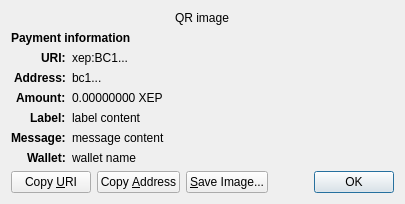
<?xml version="1.0" encoding="UTF-8"?>
<ui version="4.0">
 <class>ReceiveRequestDialog</class>
 <widget class="QDialog" name="ReceiveRequestDialog">
  <property name="geometry">
   <rect>
    <x>0</x>
    <y>0</y>
    <width>413</width>
    <height>229</height>
   </rect>
  </property>
  <property name="windowTitle">
   <string>Request payment to ...</string>
  </property>
  <layout class="QGridLayout" name="gridLayout" columnstretch="0,1">
   <property name="sizeConstraint">
    <enum>QLayout::SetFixedSize</enum>
   </property>
   <item row="0" column="0" colspan="2" alignment="Qt::AlignHCenter">
    <widget class="QRImageWidget" name="qr_code">
     <property name="text">
      <string notr="true">QR image</string>
     </property>
     <property name="textInteractionFlags">
      <set>Qt::NoTextInteraction</set>
     </property>
    </widget>
   </item>
   <item row="1" column="0" colspan="2">
    <widget class="QLabel" name="payment_header">
     <property name="font">
      <font>
       <weight>75</weight>
       <bold>true</bold>
      </font>
     </property>
     <property name="text">
      <string>Payment information</string>
     </property>
     <property name="textInteractionFlags">
      <set>Qt::NoTextInteraction</set>
     </property>
    </widget>
   </item>
   <item row="2" column="0" alignment="Qt::AlignRight|Qt::AlignTop">
    <widget class="QLabel" name="uri_tag">
     <property name="font">
      <font>
       <weight>75</weight>
       <bold>true</bold>
      </font>
     </property>
     <property name="text">
      <string notr="true">URI:</string>
     </property>
     <property name="textFormat">
      <enum>Qt::PlainText</enum>
     </property>
     <property name="textInteractionFlags">
      <set>Qt::NoTextInteraction</set>
     </property>
    </widget>
   </item>
   <item row="2" column="1" alignment="Qt::AlignTop">
    <widget class="QLabel" name="uri_content">
     <property name="text">
      <string notr="true">xep:BC1...</string>
     </property>
     <property name="textFormat">
      <enum>Qt::RichText</enum>
     </property>
     <property name="wordWrap">
      <bool>true</bool>
     </property>
     <property name="textInteractionFlags">
      <set>Qt::TextSelectableByMouse</set>
     </property>
    </widget>
   </item>
   <item row="3" column="0" alignment="Qt::AlignRight|Qt::AlignTop">
    <widget class="QLabel" name="address_tag">
     <property name="font">
      <font>
       <weight>75</weight>
       <bold>true</bold>
      </font>
     </property>
     <property name="text">
      <string>Address:</string>
     </property>
     <property name="textInteractionFlags">
      <set>Qt::NoTextInteraction</set>
     </property>
    </widget>
   </item>
   <item row="3" column="1" alignment="Qt::AlignTop">
    <widget class="QLabel" name="address_content">
     <property name="text">
      <string notr="true">bc1...</string>
     </property>
     <property name="textFormat">
      <enum>Qt::PlainText</enum>
     </property>
     <property name="textInteractionFlags">
      <set>Qt::TextSelectableByMouse</set>
     </property>
    </widget>
   </item>
   <item row="4" column="0" alignment="Qt::AlignRight|Qt::AlignTop">
    <widget class="QLabel" name="amount_tag">
     <property name="font">
      <font>
       <weight>75</weight>
       <bold>true</bold>
      </font>
     </property>
     <property name="text">
      <string>Amount:</string>
     </property>
     <property name="textInteractionFlags">
      <set>Qt::NoTextInteraction</set>
     </property>
    </widget>
   </item>
   <item row="4" column="1" alignment="Qt::AlignTop">
    <widget class="QLabel" name="amount_content">
     <property name="text">
      <string notr="true">0.00000000 XEP</string>
     </property>
     <property name="textFormat">
      <enum>Qt::PlainText</enum>
     </property>
     <property name="textInteractionFlags">
      <set>Qt::TextSelectableByMouse</set>
     </property>
    </widget>
   </item>
   <item row="5" column="0" alignment="Qt::AlignRight|Qt::AlignTop">
    <widget class="QLabel" name="label_tag">
     <property name="font">
      <font>
       <weight>75</weight>
       <bold>true</bold>
      </font>
     </property>
     <property name="text">
      <string>Label:</string>
     </property>
     <property name="textInteractionFlags">
      <set>Qt::NoTextInteraction</set>
     </property>
    </widget>
   </item>
   <item row="5" column="1" alignment="Qt::AlignTop">
    <widget class="QLabel" name="label_content">
     <property name="text">
      <string notr="true">label content</string>
     </property>
     <property name="textFormat">
      <enum>Qt::PlainText</enum>
     </property>
     <property name="wordWrap">
      <bool>true</bool>
     </property>
     <property name="textInteractionFlags">
      <set>Qt::TextSelectableByMouse</set>
     </property>
    </widget>
   </item>
   <item row="6" column="0" alignment="Qt::AlignRight|Qt::AlignTop">
    <widget class="QLabel" name="message_tag">
     <property name="font">
      <font>
       <weight>75</weight>
       <bold>true</bold>
      </font>
     </property>
     <property name="text">
      <string>Message:</string>
     </property>
     <property name="textInteractionFlags">
      <set>Qt::NoTextInteraction</set>
     </property>
    </widget>
   </item>
   <item row="6" column="1" alignment="Qt::AlignTop">
    <widget class="QLabel" name="message_content">
     <property name="text">
      <string notr="true">message content</string>
     </property>
     <property name="textFormat">
      <enum>Qt::PlainText</enum>
     </property>
     <property name="wordWrap">
      <bool>true</bool>
     </property>
     <property name="textInteractionFlags">
      <set>Qt::TextSelectableByMouse</set>
     </property>
    </widget>
   </item>
   <item row="7" column="0" alignment="Qt::AlignRight|Qt::AlignTop">
    <widget class="QLabel" name="wallet_tag">
     <property name="font">
      <font>
       <weight>75</weight>
       <bold>true</bold>
      </font>
     </property>
     <property name="text">
      <string>Wallet:</string>
     </property>
     <property name="textInteractionFlags">
      <set>Qt::NoTextInteraction</set>
     </property>
    </widget>
   </item>
   <item row="7" column="1" alignment="Qt::AlignTop">
    <widget class="QLabel" name="wallet_content">
     <property name="text">
      <string notr="true">wallet name</string>
     </property>
     <property name="textFormat">
      <enum>Qt::PlainText</enum>
     </property>
     <property name="wordWrap">
      <bool>true</bool>
     </property>
     <property name="textInteractionFlags">
      <set>Qt::TextSelectableByMouse</set>
     </property>
    </widget>
   </item>
   <item row="8" column="0" colspan="2">
    <layout class="QHBoxLayout" name="horizontalLayout">
     <item>
      <widget class="QPushButton" name="btnCopyURI">
       <property name="text">
        <string>Copy &amp;URI</string>
       </property>
       <property name="autoDefault">
        <bool>false</bool>
       </property>
      </widget>
     </item>
     <item>
      <widget class="QPushButton" name="btnCopyAddress">
       <property name="text">
        <string>Copy &amp;Address</string>
       </property>
       <property name="autoDefault">
        <bool>false</bool>
       </property>
      </widget>
     </item>
     <item>
      <widget class="QPushButton" name="btnSaveAs">
       <property name="text">
        <string>&amp;Save Image...</string>
       </property>
       <property name="autoDefault">
        <bool>false</bool>
       </property>
      </widget>
     </item>
     <item>
      <spacer name="horizontalSpacer_2">
       <property name="orientation">
        <enum>Qt::Horizontal</enum>
       </property>
       <property name="sizeHint" stdset="0">
        <size>
         <width>40</width>
         <height>20</height>
        </size>
       </property>
      </spacer>
     </item>
     <item>
      <widget class="QDialogButtonBox" name="buttonBox">
       <property name="focusPolicy">
        <enum>Qt::StrongFocus</enum>
       </property>
       <property name="standardButtons">
        <set>QDialogButtonBox::Ok</set>
       </property>
      </widget>
     </item>
    </layout>
   </item>
  </layout>
 </widget>
 <customwidgets>
  <customwidget>
   <class>QRImageWidget</class>
   <extends>QLabel</extends>
   <header>qt/qrimagewidget.h</header>
  </customwidget>
 </customwidgets>
 <tabstops>
  <tabstop>buttonBox</tabstop>
  <tabstop>btnCopyURI</tabstop>
  <tabstop>btnCopyAddress</tabstop>
  <tabstop>btnSaveAs</tabstop>
 </tabstops>
 <resources/>
 <connections>
  <connection>
   <sender>buttonBox</sender>
   <signal>accepted()</signal>
   <receiver>ReceiveRequestDialog</receiver>
   <slot>accept()</slot>
   <hints>
    <hint type="sourcelabel">
     <x>135</x>
     <y>230</y>
    </hint>
    <hint type="destinationlabel">
     <x>135</x>
     <y>126</y>
    </hint>
   </hints>
  </connection>
 </connections>
</ui>
